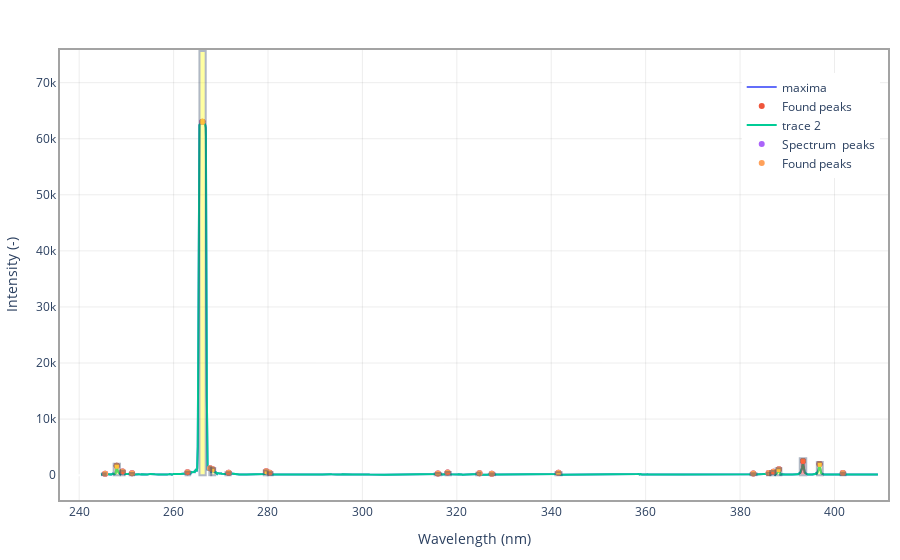

Notebook code cell kept with this figure:
### Code cell
line_finder.plot_found_lines()

### Figure 1 — Plotly figure (JSON) as saved in the notebook; plotly's stock layout.template omitted (floating-point values rounded to 4 significant figures; data arrays with more than 128 entries replaced by an {"elided": "..."} marker saying what was removed)
{"data": [{"name": "maxima", "showlegend": true, "type": "scatter", "x": {"elided": "4096 float values"}, "y": {"elided": "4096 float values"}}, {"mode": "markers", "name": "Found peaks", "type": "scatter", "x": [245.5, 248.0, 249.2, 251.2, 262.9, 266.1, 267.7, 268.3, 271.7, 279.6, 280.4, 316.0, 318.1, 324.8, 327.4, 341.5, 382.8, 386.1, 387.1, 388.2, 393.3, 396.8, 401.8], "y": [269, 1683, 671.5, 331.2, 512.5, 63040, 1213, 1065, 430.2, 704.5, 429.5, 314.5, 487.2, 350.5, 252.5, 420.2, 281.5, 372, 616.5, 1034, 2524, 1973, 368.2]}, {"mode": "lines", "type": "scatter", "x": {"elided": "4096 float values"}, "y": {"elided": "4096 float values"}}, {"mode": "markers", "name": "Spectrum  peaks", "type": "scatter", "x": [245.5, 248.0, 249.2, 251.2, 262.9, 266.0, 267.7, 268.3, 271.7, 279.6, 280.4, 316.0, 318.1, 324.8, 327.4, 341.5, 382.8, 386.1, 387.1, 388.2, 393.3, 396.8, 401.8], "y": [269, 1683, 671.5, 331.2, 512.5, 63040, 1213, 1065, 430.2, 704.5, 429.5, 314.5, 487.2, 350.5, 252.5, 420.2, 281.5, 372, 616.5, 1034, 2524, 1973, 368.2]}, {"mode": "markers", "name": "Found peaks", "type": "scatter", "x": [245.5, 248.0, 249.2, 251.2, 262.9, 266.1, 267.7, 268.3, 271.7, 279.6, 280.4, 316.0, 318.1, 324.8, 327.4, 341.5, 382.8, 386.1, 387.1, 388.2, 393.3, 396.8, 401.8], "y": [269, 1683, 671.5, 331.2, 512.5, 63040, 1213, 1065, 430.2, 704.5, 429.5, 314.5, 487.2, 350.5, 252.5, 420.2, 281.5, 372, 616.5, 1034, 2524, 1973, 368.2]}], "layout": {"legend": {"x": 0.99, "xanchor": "right", "y": 0.95, "yanchor": "top"}, "margin": {"b": 60, "l": 60, "r": 10, "t": 50}, "plot_bgcolor": "#FFF", "shapes": [{"fillcolor": "rgb(255,0,0)", "opacity": 0.2, "x0": 244.8, "x1": 245.6, "y0": 0, "y1": 322.8}, {"fillcolor": "rgb(255,255,0)", "opacity": 0.2, "x0": 247.3, "x1": 248.6, "y0": 0, "y1": 2020.0}, {"fillcolor": "rgb(255,0,0)", "opacity": 0.2, "x0": 248.8, "x1": 249.6, "y0": 0, "y1": 805.8}, {"fillcolor": "rgb(255,255,0)", "opacity": 0.2, "x0": 250.7, "x1": 251.6, "y0": 0, "y1": 397.5}, {"fillcolor": "rgb(255,0,0)", "opacity": 0.2, "x0": 262.5, "x1": 263.5, "y0": 0, "y1": 615}, {"fillcolor": "rgb(255,255,0)", "opacity": 0.2, "x0": 265.5, "x1": 266.8, "y0": 0, "y1": 75648}, {"fillcolor": "rgb(255,0,0)", "opacity": 0.2, "x0": 267.6, "x1": 268.0, "y0": 0, "y1": 1456.0}, {"fillcolor": "rgb(255,255,0)", "opacity": 0.2, "x0": 268.0, "x1": 268.8, "y0": 0, "y1": 1278}, {"fillcolor": "rgb(255,0,0)", "opacity": 0.2, "x0": 271.0, "x1": 272.1, "y0": 0, "y1": 516.3}, {"fillcolor": "rgb(255,255,0)", "opacity": 0.2, "x0": 279.1, "x1": 280.0, "y0": 0, "y1": 845.4}, {"fillcolor": "rgb(255,0,0)", "opacity": 0.2, "x0": 280.0, "x1": 281.0, "y0": 0, "y1": 515.4}, {"fillcolor": "rgb(255,255,0)", "opacity": 0.2, "x0": 315.3, "x1": 316.7, "y0": 0, "y1": 377.4}, {"fillcolor": "rgb(255,0,0)", "opacity": 0.2, "x0": 317.6, "x1": 318.7, "y0": 0, "y1": 584.7}, {"fillcolor": "rgb(255,255,0)", "opacity": 0.2, "x0": 324.1, "x1": 325.0, "y0": 0, "y1": 420.6}, {"fillcolor": "rgb(255,0,0)", "opacity": 0.2, "x0": 326.9, "x1": 328.1, "y0": 0, "y1": 303}, {"fillcolor": "rgb(255,255,0)", "opacity": 0.2, "x0": 340.9, "x1": 342.2, "y0": 0, "y1": 504.3}, {"fillcolor": "rgb(255,0,0)", "opacity": 0.2, "x0": 382.2, "x1": 383.5, "y0": 0, "y1": 337.8}, {"fillcolor": "rgb(255,255,0)", "opacity": 0.2, "x0": 385.7, "x1": 386.4, "y0": 0, "y1": 446.4}, {"fillcolor": "rgb(255,0,0)", "opacity": 0.2, "x0": 386.4, "x1": 387.4, "y0": 0, "y1": 739.8}, {"fillcolor": "rgb(255,255,0)", "opacity": 0.2, "x0": 387.5, "x1": 388.8, "y0": 0, "y1": 1241.0}, {"fillcolor": "rgb(255,0,0)", "opacity": 0.2, "x0": 392.7, "x1": 394.0, "y0": 0, "y1": 3029.0}, {"fillcolor": "rgb(255,255,0)", "opacity": 0.2, "x0": 396.3, "x1": 397.5, "y0": 0, "y1": 2368.0}, {"fillcolor": "rgb(255,0,0)", "opacity": 0.2, "x0": 401.3, "x1": 402.3, "y0": 0, "y1": 441.9}, {"fillcolor": "rgb(255,0,0)", "opacity": 0.2, "x0": 244.8, "x1": 245.6, "y0": 0, "y1": 322.8}, {"fillcolor": "rgb(255,255,0)", "opacity": 0.2, "x0": 247.3, "x1": 248.6, "y0": 0, "y1": 2020.0}, {"fillcolor": "rgb(255,0,0)", "opacity": 0.2, "x0": 248.8, "x1": 249.6, "y0": 0, "y1": 805.8}, {"fillcolor": "rgb(255,255,0)", "opacity": 0.2, "x0": 250.7, "x1": 251.6, "y0": 0, "y1": 397.5}, {"fillcolor": "rgb(255,0,0)", "opacity": 0.2, "x0": 262.5, "x1": 263.5, "y0": 0, "y1": 615}, {"fillcolor": "rgb(255,255,0)", "opacity": 0.2, "x0": 265.5, "x1": 266.8, "y0": 0, "y1": 75648}, {"fillcolor": "rgb(255,0,0)", "opacity": 0.2, "x0": 267.6, "x1": 268.0, "y0": 0, "y1": 1456.0}, {"fillcolor": "rgb(255,255,0)", "opacity": 0.2, "x0": 268.0, "x1": 268.8, "y0": 0, "y1": 1278}, {"fillcolor": "rgb(255,0,0)", "opacity": 0.2, "x0": 271.0, "x1": 272.1, "y0": 0, "y1": 516.3}, {"fillcolor": "rgb(255,255,0)", "opacity": 0.2, "x0": 279.1, "x1": 280.0, "y0": 0, "y1": 845.4}, {"fillcolor": "rgb(255,0,0)", "opacity": 0.2, "x0": 280.0, "x1": 281.0, "y0": 0, "y1": 515.4}, {"fillcolor": "rgb(255,255,0)", "opacity": 0.2, "x0": 315.3, "x1": 316.7, "y0": 0, "y1": 377.4}, {"fillcolor": "rgb(255,0,0)", "opacity": 0.2, "x0": 317.6, "x1": 318.7, "y0": 0, "y1": 584.7}, {"fillcolor": "rgb(255,255,0)", "opacity": 0.2, "x0": 324.1, "x1": 325.0, "y0": 0, "y1": 420.6}, {"fillcolor": "rgb(255,0,0)", "opacity": 0.2, "x0": 326.9, "x1": 328.1, "y0": 0, "y1": 303}, {"fillcolor": "rgb(255,255,0)", "opacity": 0.2, "x0": 340.9, "x1": 342.2, "y0": 0, "y1": 504.3}, {"fillcolor": "rgb(255,0,0)", "opacity": 0.2, "x0": 382.2, "x1": 383.5, "y0": 0, "y1": 337.8}, {"fillcolor": "rgb(255,255,0)", "opacity": 0.2, "x0": 385.7, "x1": 386.4, "y0": 0, "y1": 446.4}, {"fillcolor": "rgb(255,0,0)", "opacity": 0.2, "x0": 386.4, "x1": 387.4, "y0": 0, "y1": 739.8}, {"fillcolor": "rgb(255,255,0)", "opacity": 0.2, "x0": 387.5, "x1": 388.8, "y0": 0, "y1": 1241.0}, {"fillcolor": "rgb(255,0,0)", "opacity": 0.2, "x0": 392.7, "x1": 394.0, "y0": 0, "y1": 3029.0}, {"fillcolor": "rgb(255,255,0)", "opacity": 0.2, "x0": 396.3, "x1": 397.5, "y0": 0, "y1": 2368.0}, {"fillcolor": "rgb(255,0,0)", "opacity": 0.2, "x0": 401.3, "x1": 402.3, "y0": 0, "y1": 441.9}], "xaxis": {"gridcolor": "rgba(77,77,77,.1)", "gridwidth": 1, "linecolor": "rgba(25,25,25,.4)", "linewidth": 2, "mirror": true, "showgrid": true, "title": {"text": "Wavelength (nm)"}}, "yaxis": {"gridcolor": "rgba(77,77,77,.1)", "gridwidth": 1, "linecolor": "rgba(25,25,25,.4)", "linewidth": 2, "mirror": true, "showgrid": true, "title": {"text": "Intensity (-)"}}}}
